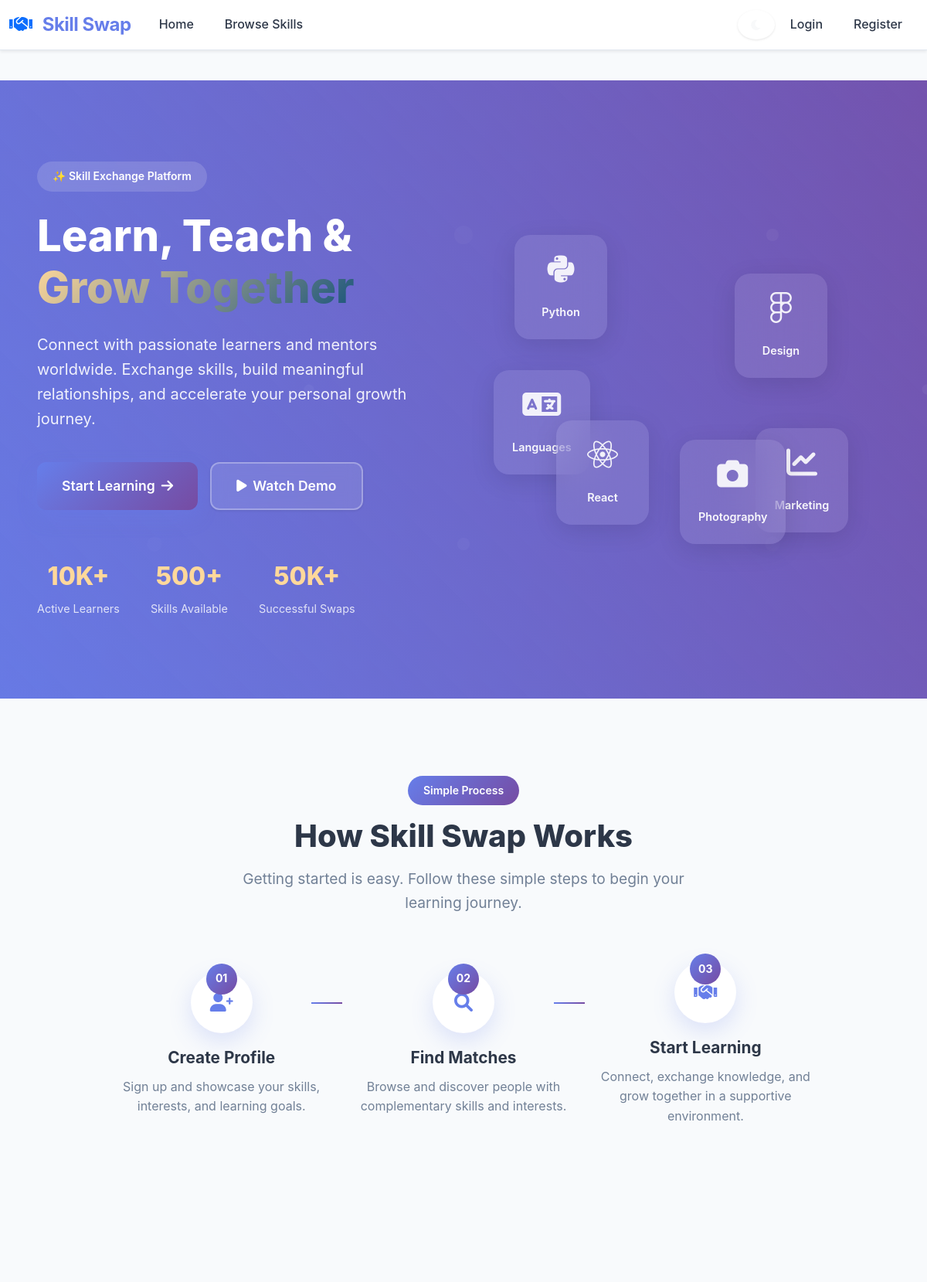
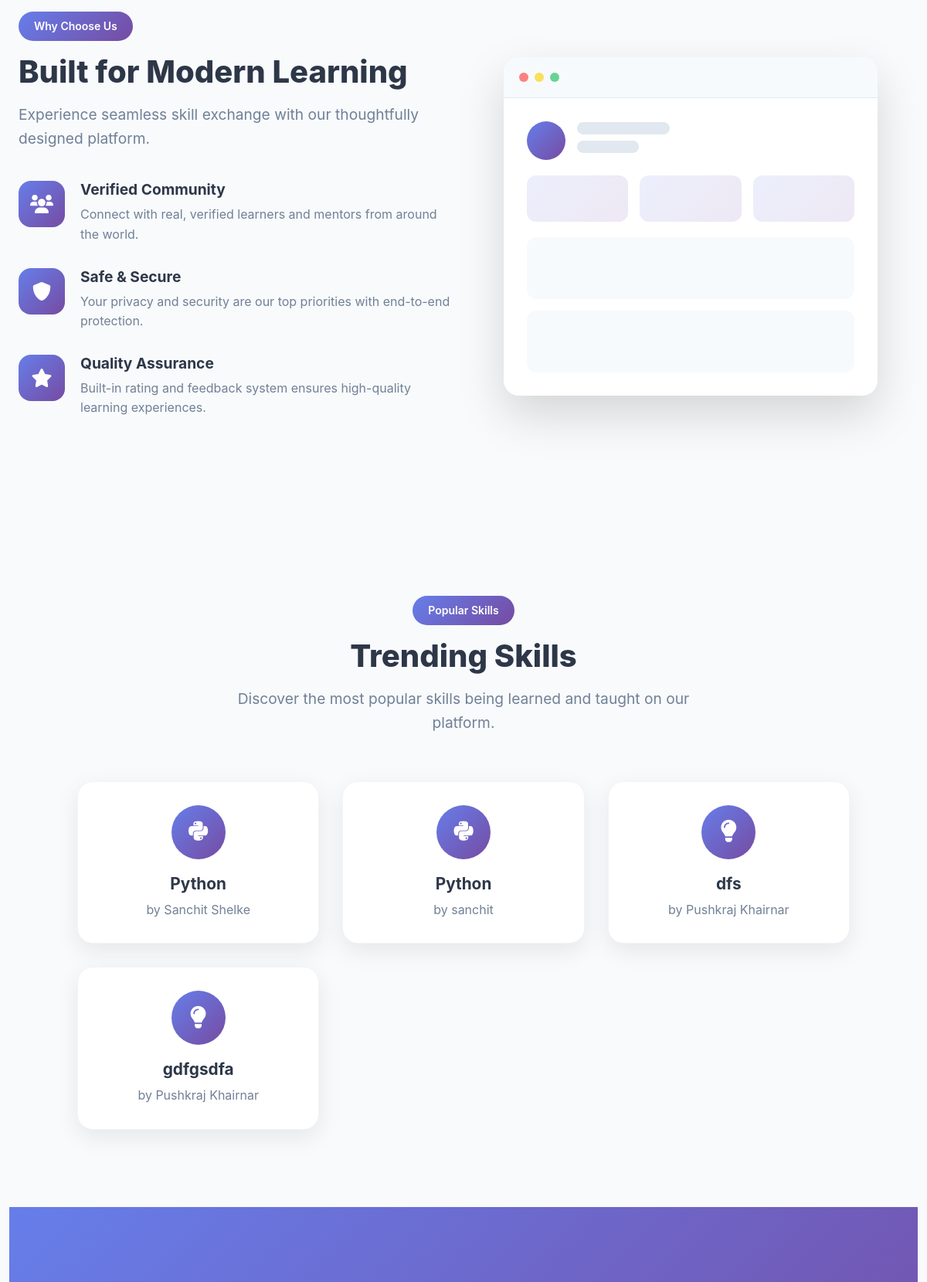
The page / (upper part) on the database its author committed (2 pictures, top to bottom).
### tables this page shows
CREATE TABLE users (
            id INTEGER PRIMARY KEY AUTOINCREMENT,
            username TEXT UNIQUE NOT NULL,
            email TEXT UNIQUE NOT NULL,
            password_hash TEXT NOT NULL,
            name TEXT NOT NULL,
            location TEXT,
            profile_photo TEXT,
            is_public INTEGER DEFAULT 1,
            availability TEXT,
            is_admin INTEGER DEFAULT 0,
            is_banned INTEGER DEFAULT 0,
            created_at TIMESTAMP DEFAULT CURRENT_TIMESTAMP
        );

CREATE TABLE skills_offered (
            id INTEGER PRIMARY KEY AUTOINCREMENT,
            user_id INTEGER,
            skill_name TEXT NOT NULL,
            description TEXT,
            is_approved INTEGER DEFAULT 1,
            created_at TIMESTAMP DEFAULT CURRENT_TIMESTAMP,
            FOREIGN KEY (user_id) REFERENCES users (id)
        );

### app.py (the view)
@app.route('/')
def index():
    conn = get_db_connection()
    messages = conn.execute('''
        SELECT pm.*, u.name as admin_name
        FROM platform_messages pm
        JOIN users u ON pm.admin_id = u.id
        ORDER BY pm.created_at DESC
        LIMIT 3
    ''').fetchall()
    featured_skills = conn.execute('''
        SELECT so.skill_name, u.name, u.location
        FROM skills_offered so
        JOIN users u ON so.user_id = u.id
        WHERE u.is_public = 1 AND u.is_banned = 0 AND so.is_approved = 1
        ORDER BY RANDOM()
        LIMIT 6
    ''').fetchall()
    conn.close()
    return render_template('index.html', messages=messages, featured_skills=featured_skills)

### app.py (called while the page is built)
def get_db_connection():
    conn = sqlite3.connect('skillswap.db')
    conn.row_factory = sqlite3.Row
    return conn

### templates/index.html (shortened to what this page needs)
{% extends "base.html" %}
{% block content %}
<section class="hero-section">
  <div class="hero-background">
    <div class="hero-particles"></div>
    <div class="hero-gradient"></div>
  </div>
  <div class="container-fluid px-5">
    <div class="row min-vh-100 align-items-center">
      <div class="col-lg-6">
        <div class="hero-content">
          <span class="hero-badge">✨ Skill Exchange Platform</span>
          <h1 class="hero-title">
            Learn, Teach &
            <span class="gradient-text">Grow Together</span>
          </h1>
          <p class="hero-subtitle">
            Connect with passionate learners and mentors worldwide. Exchange skills,
            build meaningful relationships, and accelerate your personal growth journey.
          </p>
          <div class="hero-buttons">
            {% if not session.user_id %}
              <a href="{{ url_for('register') }}" class="btn btn-primary btn-hero">
                <span>Start Learning</span>
                <i class="fas fa-arrow-right"></i>
              </a>
              <a href="{{ url_for('browse_skills') }}" class="btn btn-outline btn-hero">
                <i class="fas fa-play"></i>
                <span>Watch Demo</span>
              </a>
            {% endif %}
          </div>
          <div class="hero-stats">
            <div class="stat-item">
              <div class="stat-number">10K+</div>
              <div class="stat-label">Active Learners</div>
            </div>
            <div class="stat-item">
              <div class="stat-number">500+</div>
              <div class="stat-label">Skills Available</div>
            </div>
            <div class="stat-item">
              <div class="stat-number">50K+</div>
              <div class="stat-label">Successful Swaps</div>
            </div>
          </div>
        </div>
      </div>
      <div class="col-lg-6">
        <div class="hero-visual">
          <div class="skill-cards-floating">
            <div class="skill-card card-1">
              <i class="fab fa-python"></i>
              <span>Python</span>
            </div>
            <div class="skill-card card-2">
              <i class="fab fa-figma"></i>
              <span>Design</span>
            </div>
            <div class="skill-card card-3">
              <i class="fas fa-language"></i>
              <span>Languages</span>
            </div>
            <div class="skill-card card-4">
              <i class="fas fa-chart-line"></i>
              <span>Marketing</span>
            </div>
            <div class="skill-card card-5">
              <i class="fab fa-react"></i>
              <span>React</span>
            </div>
            <div class="skill-card card-6">
              <i class="fas fa-camera"></i>
              <span>Photography</span>
            </div>
          </div>
        </div>
      </div>
    </div>
  </div>
</section>
<section class="how-it-works-section">
  <div class="container">
    <div class="section-header text-center">
      <span class="section-badge">Simple Process</span>
      <h2 class="section-title">How Skill Swap Works</h2>
      <p class="section-subtitle">
        Getting started is easy. Follow these simple steps to begin your learning journey.
      </p>
    </div>
    <div class="process-timeline">
      <div class="process-step">
        <div class="step-number">01</div>
        <div class="step-icon">
          <i class="fas fa-user-plus"></i>
        </div>
        <div class="step-content">
          <h3>Create Profile</h3>
          <p>Sign up and showcase your skills, interests, and learning goals.</p>
        </div>
      </div>
      <div class="process-step">
        <div class="step-number">02</div>
        <div class="step-icon">
          <i class="fas fa-search"></i>
        </div>
        <div class="step-content">
          <h3>Find Matches</h3>
          <p>Browse and discover people with complementary skills and interests.</p>
        </div>
      </div>
      <div class="process-step">
        <div class="step-number">03</div>
        <div class="step-icon">
          <i class="fas fa-handshake"></i>
        </div>
        <div class="step-content">
          <h3>Start Learning</h3>
          <p>Connect, exchange knowledge, and grow together in a supportive environment.</p>
        </div>
      </div>
    </div>
  </div>
</section>
<section class="features-section">
  <div class="container">
    <div class="row align-items-center">
      <div class="col-lg-6">
        <div class="features-content">
          <span class="section-badge">Why Choose Us</span>
          <h2 class="section-title">Built for Modern Learning</h2>
          <p class="section-subtitle">
            Experience seamless skill exchange with our thoughtfully designed platform.
          </p>
          <div class="feature-list">
            <div class="feature-item">
              <div class="feature-icon">
                <i class="fas fa-users"></i>
              </div>
              <div class="feature-text">
                <h4>Verified Community</h4>
                <p>Connect with real, verified learners and mentors from around the world.</p>
              </div>
            </div>
            <div class="feature-item">
              <div class="feature-icon">
                <i class="fas fa-shield-alt"></i>
              </div>
              <div class="feature-text">
                <h4>Safe & Secure</h4>
                <p>Your privacy and security are our top priorities with end-to-end protection.</p>
              </div>
            </div>
            <div class="feature-item">
              <div class="feature-icon">
                <i class="fas fa-star"></i>
              </div>
              <div class="feature-text">
                <h4>Quality Assurance</h4>
                <p>Built-in rating and feedback system ensures high-quality learning experiences.</p>
              </div>
            </div>
          </div>
        </div>
      </div>
      <div class="col-lg-6">
        <div class="features-visual">
          <div class="feature-mockup">
            <div class="mockup-browser">
              <div class="browser-header">
                <div class="browser-dots">
                  <span></span>
                  <span></span>
                  <span></span>
                </div>
              </div>
              <div class="browser-content">
                <div class="dashboard-preview">
                  <div class="preview-header">
                    <div class="preview-avatar"></div>
                    <div class="preview-info">
                      <div class="preview-name"></div>
                      <div class="preview-skill"></div>
                    </div>
                  </div>
                  <div class="preview-stats">
                    <div class="stat-box"></div>
                    <div class="stat-box"></div>
                    <div class="stat-box"></div>
                  </div>
                  <div class="preview-cards">
                    <div class="card-item"></div>
                    <div class="card-item"></div>
                  </div>
                </div>
              </div>
            </div>
          </div>
        </div>
      </div>
    </div>
  </div>
</section>
<section class="trending-skills-section">
  <div class="container">
    <div class="section-header text-center">
      <span class="section-badge">Popular Skills</span>
      <h2 class="section-title">Trending Skills</h2>
      <p class="section-subtitle">
        Discover the most popular skills being learned and taught on our platform.
      </p>
    </div>
    <div class="skills-grid">
      {% if featured_skills %}
        {% for skill in featured_skills[:8] %}
          <div class="skill-item">
            <div class="skill-icon">
              {% if 'python' in skill.skill_name.lower() %}
                <i class="fab fa-python"></i>
              {% elif 'javascript' in skill.skill_name.lower() or 'js' in skill.skill_name.lower() %}
                <i class="fab fa-js-square"></i>
              {% elif 'design' in skill.skill_name.lower() %}
                <i class="fas fa-palette"></i>
              {% elif 'photography' in skill.skill_name.lower() %}
                <i class="fas fa-camera"></i>
              {% elif 'music' in skill.skill_name.lower() %}
                <i class="fas fa-music"></i>
              {% elif 'language' in skill.skill_name.lower() %}
                <i class="fas fa-language"></i>
              {% elif 'marketing' in skill.skill_name.lower() %}
                <i class="fas fa-chart-line"></i>
              {% else %}
                <i class="fas fa-lightbulb"></i>
              {% endif %}
            </div>
            <div class="skill-info">
              <h4>{{ skill.skill_name }}</h4>
              <p>by {{ skill.name }}</p>
            </div>
          </div>
        {% endfor %}
      {% endif %}
    </div>
  </div>
</section>
<section class="cta-section">
</section>
{% endblock %}

### static/css/style.css (style rules this page uses)
:root { --primary: #667eea; --primary-dark: #5a67d8; --primary-light: #a5b4fc; --secondary: #764ba2; --accent: #ffd89b; --success: #10b981; --danger: #ef4444; --warning: #f59e0b; --bg-light: #f8fafc; --bg-white: #ffffff; --bg-dark: #1a1a2e; --text-main: #2d3748; --text-muted: #718096; --text-light: #a0aec0; --border-light: #e2e8f0; --shadow-sm: 0 1px 3px rgba(0, 0, 0, 0.1); --shadow-md: 0 4px 12px rgba(0, 0, 0, 0.1); --shadow-lg: 0 10px 25px rgba(0, 0, 0, 0.15); --radius-sm: 8px; --radius-md: 12px; --radius-lg: 20px; }
body { font-family: 'Inter', 'Segoe UI', -apple-system, BlinkMacSystemFont, sans-serif; background: var(--bg-light); color: var(--text-main); min-height: 100vh; padding-top: 80px; font-size: 1rem; line-height: 1.6; -webkit-font-smoothing: antialiased; -moz-osx-font-smoothing: grayscale; }
.container, .container-lg, .container-md, .container-sm, .container-xl, .container-xxl { max-width: 1200px; }
.btn { border-radius: var(--radius-md); font-weight: 600; padding: 0.75rem 1.5rem; font-size: 0.95rem; transition: all 0.3s ease; box-shadow: var(--shadow-sm); border: none; position: relative; overflow: hidden; }
.btn::before { content: ''; position: absolute; top: 0; left: -100%; width: 100%; height: 100%; background: linear-gradient(90deg, transparent, rgba(255, 255, 255, 0.2), transparent); transition: left 0.5s; }
.btn-primary { background: linear-gradient(135deg, var(--primary) 0%, var(--secondary) 100%); color: white; }

### rows shown on the page
users: skill_name "Python", name "Sanchit Shelke"
users: skill_name "Python", name "sanchit"
skills_offered: skill_name "dfs", name "Pushkraj Khairnar"
skills_offered: skill_name "gdfgsdfa", name "Pushkraj Khairnar"
